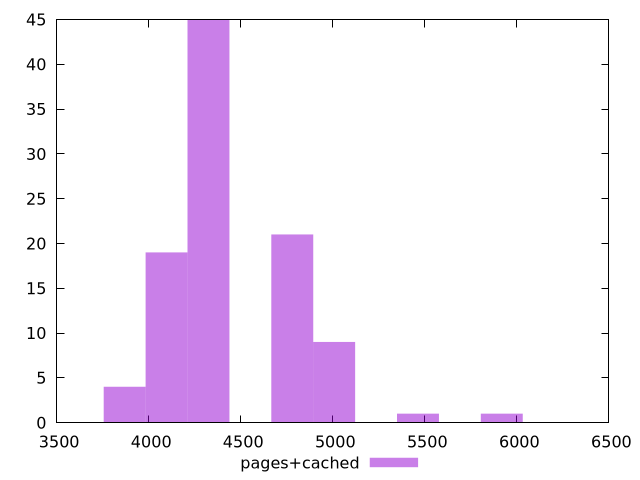

Source code (gnuplot):
$_pagesCached <<EOF
5918.313217720951 1
5007.803491917728 9
4324.921197565311 45
4097.293766114504 19
3869.6663346636988 4
4780.176060466922 21
5463.058354819339 1
EOF
set key outside below
set terminal pngcairo
set output "report_00005_2020-11-02T22-26-11.212Z/speed-index/pages+cached//raw_hist.png"
set yrange [0:45]
set boxwidth 227.6274314508058
set style fill transparent solid 0.5 noborder
plot $_pagesCached title "pages+cached" with boxes ,
